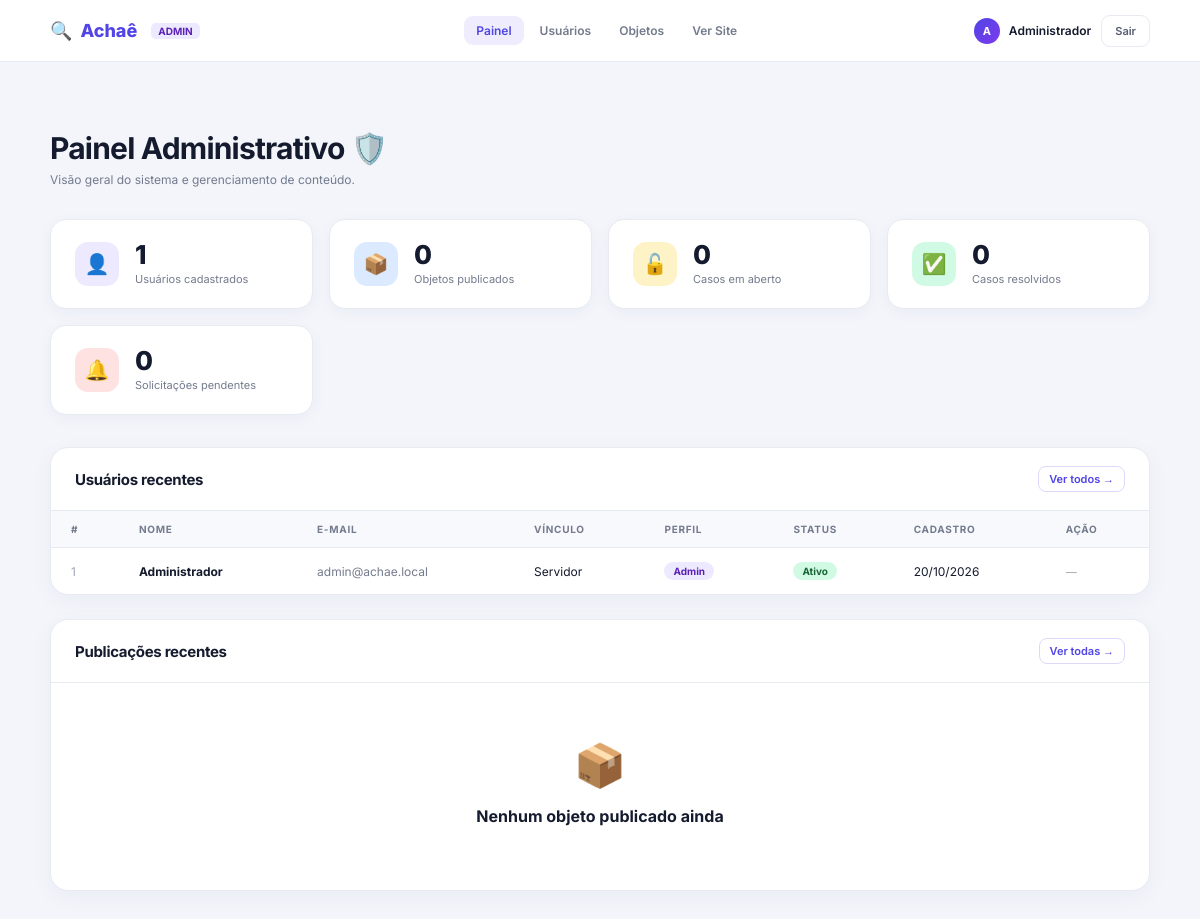
The page /admin/painel.php (signed in) on the database its author committed.
### tables this page shows
CREATE TABLE IF NOT EXISTS usuario (
    id_usuario    INT UNSIGNED AUTO_INCREMENT PRIMARY KEY,
    nome          VARCHAR(150) NOT NULL,
    email         VARCHAR(200) NOT NULL,
    senha_hash    VARCHAR(255) NOT NULL,           
    vinculo       ENUM('aluno','professor','servidor') NOT NULL,   
    perfil        ENUM('usuario','admin') NOT NULL DEFAULT 'usuario',  
    telefone      VARCHAR(20)  DEFAULT NULL,        
    status        ENUM('ativo','bloqueado') NOT NULL DEFAULT 'ativo',
    data_cadastro DATETIME     NOT NULL DEFAULT CURRENT_TIMESTAMP,

    UNIQUE KEY uq_usuario_email (email),            
    INDEX idx_usuario_status (status)               
);

### auth/config.php (called while the page is built, shortened)
<?php
function e(string $value): string {
    return htmlspecialchars($value, ENT_QUOTES | ENT_SUBSTITUTE, 'UTF-8');
}

### admin/painel.php (the view, shortened to what this page needs)
<?php
require_once __DIR__ . "/../auth/config.php";
$nome_admin = $_SESSION["usuario_nome"] ?? "Admin";
$inicial    = mb_strtoupper(mb_substr($nome_admin, 0, 1, "UTF-8"), "UTF-8");
$stats = [
    "usuarios"   => (int)$pdo->query("SELECT COUNT(*) FROM usuario")->fetchColumn(),
    "objetos"    => (int)$pdo->query("SELECT COUNT(*) FROM objeto WHERE status != \"removido\"")->fetchColumn(),
    "abertos"    => (int)$pdo->query("SELECT COUNT(*) FROM objeto WHERE status = \"aberto\"")->fetchColumn(),
    "resolvidos" => (int)$pdo->query("SELECT COUNT(*) FROM objeto WHERE status = \"resolvido\"")->fetchColumn(),
    "pendentes"  => (int)$pdo->query("SELECT COUNT(*) FROM solicitacao WHERE status = \"pendente\"")->fetchColumn(),
];
$usuarios = $pdo->query("
    SELECT id_usuario, nome, email, vinculo, perfil, status, data_cadastro
    FROM usuario
    ORDER BY data_cadastro DESC
    LIMIT 15
")->fetchAll();
$objetos = $pdo->query("
    SELECT o.id_objeto, o.titulo, o.tipo, o.status, o.data_publicacao,
           u.nome AS publicado_por,
           c.nome AS categoria
    FROM objeto o
    JOIN usuario  u ON o.id_usuario   = u.id_usuario
    JOIN categoria c ON o.id_categoria = c.id_categoria
    ORDER BY o.data_publicacao DESC
    LIMIT 15
")->fetchAll();
function formatar_data(string $data): string {
    return date("d/m/Y", strtotime($data));
}
?>
<!doctype html>
<html lang="pt-BR">
<head>
  <link rel="stylesheet" href="/achae/assets/style.css">
</head>
<body class="page-wrapper">
<nav class="topbar" role="navigation" aria-label="Navegação administrativa">
  <a class="topbar-brand" href="/achae/index.php">
    <span>🔍</span> Achaê
    <span style="font-size:10px;background:#ede9fe;color:#5b21b6;padding:2px 7px;border-radius:5px;font-weight:700;margin-left:6px;">ADMIN</span>
  </a>
  <ul class="topbar-nav">
    <li><a href="/achae/admin/painel.php" class="active">Painel</a></li>
    <li><a href="/achae/admin/usuarios.php">Usuários</a></li>
    <li><a href="/achae/admin/objetos.php">Objetos</a></li>
    <li><a href="/achae/objetos/listar.php">Ver Site</a></li>
  </ul>
  <div class="topbar-right">
    <div class="topbar-user">
      <div class="avatar avatar-sm" aria-hidden="true"><?= e($inicial) ?></div>
      <?= e(explode(" ", $nome_admin)[0]) ?>
    </div>
    <a href="/achae/auth/logout.php" class="btn-ghost" id="btn-sair">Sair</a>
  </div>
</nav>
<main class="page-body">
  <div class="page-header">
    <div class="page-header-text">
      <h1>Painel Administrativo 🛡️</h1>
      <p>Visão geral do sistema e gerenciamento de conteúdo.</p>
    </div>
  </div>
  <div class="stat-grid">
    <div class="stat-card">
      <div class="stat-icon purple">👤</div>
      <div class="stat-info">
        <div class="stat-value"><?= $stats["usuarios"] ?></div>
        <div class="stat-label">Usuários cadastrados</div>
      </div>
    </div>
    <div class="stat-card">
      <div class="stat-icon blue">📦</div>
      <div class="stat-info">
        <div class="stat-value"><?= $stats["objetos"] ?></div>
        <div class="stat-label">Objetos publicados</div>
      </div>
    </div>
    <div class="stat-card">
      <div class="stat-icon amber">🔓</div>
      <div class="stat-info">
        <div class="stat-value"><?= $stats["abertos"] ?></div>
        <div class="stat-label">Casos em aberto</div>
      </div>
    </div>
    <div class="stat-card">
      <div class="stat-icon green">✅</div>
      <div class="stat-info">
        <div class="stat-value"><?= $stats["resolvidos"] ?></div>
        <div class="stat-label">Casos resolvidos</div>
      </div>
    </div>
    <div class="stat-card">
      <div class="stat-icon red">🔔</div>
      <div class="stat-info">
        <div class="stat-value"><?= $stats["pendentes"] ?></div>
        <div class="stat-label">Solicitações pendentes</div>
      </div>
    </div>
  </div>
  <div class="section-card">
    <div class="section-card-header">
      <h2>Usuários recentes</h2>
      <a href="/achae/admin/usuarios.php" class="action-link view">Ver todos →</a>
    </div>
    <?php if (empty($usuarios)): ?>
      <div class="empty-state">
        <div class="empty-icon">👤</div>
        <h3>Nenhum usuário cadastrado</h3>
      </div>
    <?php else: ?>
    <div class="tabela-wrapper">
      <table class="data-table" id="tabela-usuarios">
        <thead>
          <tr>
            <th>#</th>
            <th>Nome</th>
            <th>E-mail</th>
            <th>Vínculo</th>
            <th>Perfil</th>
            <th>Status</th>
            <th>Cadastro</th>
            <th>Ação</th>
          </tr>
        </thead>
        <tbody>
          <?php foreach ($usuarios as $u): ?>
          <tr>
            <td style="color:#a0a6b5;"><?= $u["id_usuario"] ?></td>
            <td><strong><?= e($u["nome"]) ?></strong></td>
            <td style="color:var(--muted);"><?= e($u["email"]) ?></td>
            <td><?= e(ucfirst($u["vinculo"])) ?></td>
            <td>
              <span class="badge badge-<?= e($u["perfil"]) ?>">
                <?= e(ucfirst($u["perfil"])) ?>
              </span>
            </td>
            <td>
              <span class="badge badge-<?= e($u["status"]) ?>">
                <?= e(ucfirst($u["status"])) ?>
              </span>
            </td>
            <td><?= formatar_data($u["data_cadastro"]) ?></td>
            <td>
              <?php if ($u["perfil"] !== "admin"): ?>
              <form method="post" action="painel.php" style="display:inline;">
                <input type="hidden" name="csrf_token" value="<?= e(csrf_token()) ?>">
                <input type="hidden" name="toggle_usuario" value="<?= $u["id_usuario"] ?>">
                <?php if ($u["status"] === "ativo"): ?>
                  <input type="hidden" name="acao" value="bloqueado">
                  <button type="submit"
                          class="action-link remove"
                          id="btn-bloquear-<?= $u["id_usuario"] ?>"
                          onclick="return confirm(\"Bloquear o usuário <?= e(addslashes($u["nome"])) ?>?\")">
                    Bloquear
                  </button>
                <?php else: ?>
                  <input type="hidden" name="acao" value="ativo">
                  <button type="submit"
                          class="action-link edit"
                          id="btn-ativar-<?= $u["id_usuario"] ?>"
                          onclick="return confirm(\"Reativar o usuário <?= e(addslashes($u["nome"])) ?>?\")">
                    Reativar
                  </button>
                <?php endif; ?>
              </form>
              <?php else: ?>
                <span style="color:#a0a6b5;font-size:11px;">—</span>
              <?php endif; ?>
            </td>
          </tr>
          <?php endforeach; ?>
        </tbody>
      </table>
    </div>
    <?php endif; ?>
  </div>
  <div class="section-card">
    <div class="section-card-header">
      <h2>Publicações recentes</h2>
      <a href="/achae/admin/objetos.php" class="action-link view">Ver todas →</a>
    </div>
    <?php if (empty($objetos)): ?>
      <div class="empty-state">
        <div class="empty-icon">📦</div>
        <h3>Nenhum objeto publicado ainda</h3>
      </div>
    <?php endif; ?>
  </div>
</main>
</body>
</html>

### rows shown on the page
usuario: id_usuario "1", nome "Administrador", email "admin@achae.local", vinculo "Servidor", perfil "Admin", status "Ativo", data_cadastro "20/10/2026"

### other values the page prints
$inicial "A"
explode(" ", $nome_admin)[0] "Administrador"
$stats["usuarios"] "1"
$stats["objetos"] "0"
$stats["abertos"] "0"
$stats["resolvidos"] "0"
$stats["pendentes"] "0"
